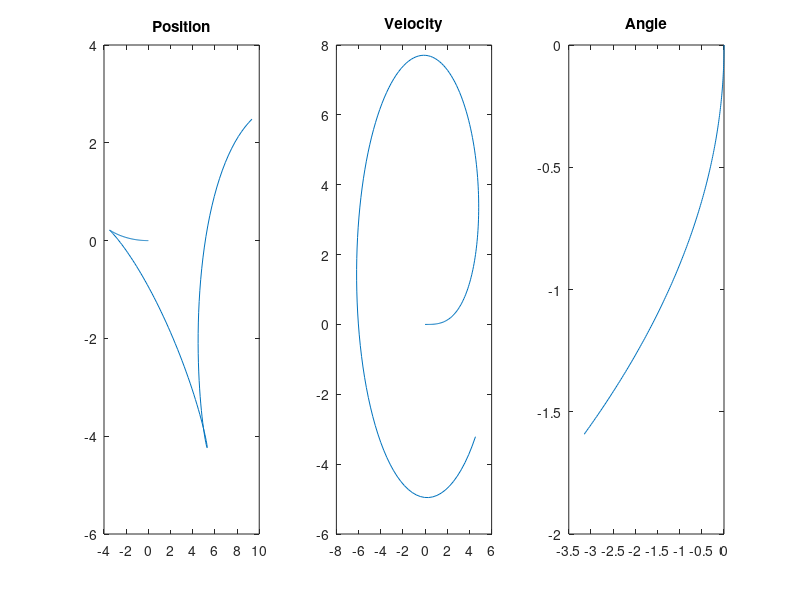

MATLAB code to generate this figure:
time=200; %tiempo de procesamiento
vel= zeros(2,time);% velociodad inicial [vy vx]
Vdes=[20]; %velocidad deseada
t=0.02;
angle = zeros(2,time); % angulo inicial [fi dfi]
ang_des = [0]; %angulo deseado
pos = zeros(2,time); %posicion inicial
ydes = [3]; %carril deseado
m=1;
lf=1; %distance from center to front
lr=1; %distance from center to rear
iz = 1; %Inertia coefficient


posh=[];
velh=[];
angleh=[];
fyf = -0.1;
fyr = 0.1;
fxf = 1;
fxr = 1;


for i=1:199
     vel(2,i+1) = vel(2,i) - t*angle(2,i)*vel(1,i) - t*vel(1,i)*angle(2,i) + (2/m)*fyf*t + (2/m)*fyr*t ;
     vel(1,i+1) = vel(1,i) + t*angle(2,i)*vel(2,i) + t*vel(2,i)*angle(2,i) + (2/m)*fxf*t + (2/m)*fxr*t ;
     angle(1,i+1) = angle(1,i) + t*angle(2,i);
     angle(2,i+1) = angle(2,i) + (2*lf/iz)*t*fyf - (2*lr/iz)*t*fyr;
     pos(2,i+1) = t*cos(angle(1,i))*vel(2,i) + t*sin(angle(1,i))*vel(1,i) + angle(1)*vel(1,i)*cos(angle(1,i))*t - angle(1,i)*vel(2,i)*sin(angle(1,i))*t + pos(2,i);
     pos(1,i+1) = -t*sin(angle(1,i))*vel(2,i) - t*cos(angle(1,i))*vel(1,i) - angle(1)*vel(1,i)*sin(angle(1,i))*t - angle(1,i)*vel(2,i)*cos(angle(1,i))*t + pos(1,i);
end

subplot(1,3,1)
plot(pos(1,:),pos(2,:))
title('Position')

subplot(1,3,2)
plot(vel(1,:),vel(2,:))
title('Velocity')

subplot(1,3,3)
plot(angle(1,:),angle(2,:))
title('Angle')